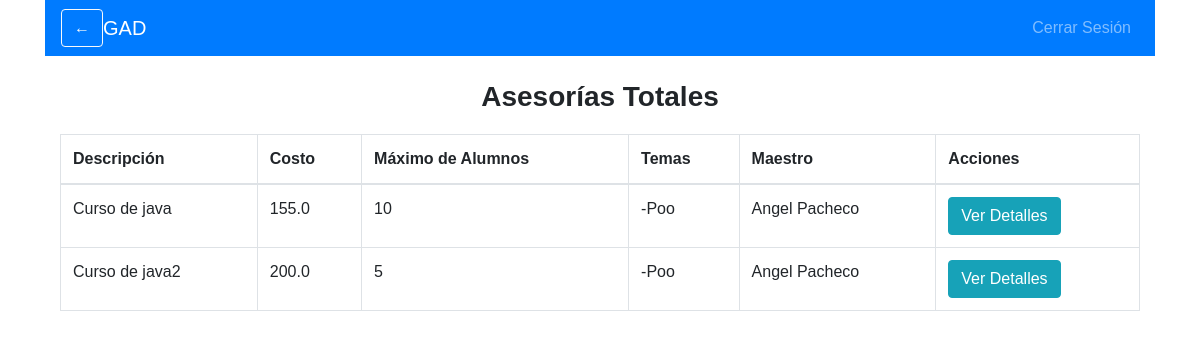
Screenshot of /ver_asesorias_totales (signed in) with the database file from the repository.
### app.py (models this page shows)
class Asesoria(db.Model):
    id = db.Column(db.Integer, primary_key=True)
    descripcion = db.Column(db.String(200), nullable=False)
    costo = db.Column(db.Float, nullable=False)
    max_alumnos = db.Column(db.Integer, nullable=False)
    temas = db.Column(db.String(200), nullable=False)
    maestro_id = db.Column(db.Integer, db.ForeignKey('user.id'), nullable=False)
    alumnos = db.relationship('User', secondary=asesoria_alumno, back_populates='asesorias')
    total_pagado = db.Column(db.Float, default=0.0)
    meet_link = db.Column(db.String(200), nullable=True)  # Nueva columna

class User(UserMixin, db.Model):
    id = db.Column(db.Integer, primary_key=True)
    nombre = db.Column(db.String(100), nullable=False)
    email = db.Column(db.String(100), unique=True, nullable=False)
    password = db.Column(db.String(100), nullable=False)
    rol = db.Column(db.String(10), nullable=False)
    especializacion = db.Column(db.String(200), nullable=True)  # Nueva columna
    foto = db.Column(db.String(200), nullable=True)  # Nueva columna
    edad = db.Column(db.Integer, nullable=True)  # Nueva columna
    nivel = db.Column(db.String(50), nullable=True)  # Nueva columna
    asesorias = db.relationship('Asesoria', secondary=asesoria_alumno, back_populates='alumnos')

### app.py (the view)
@app.route('/ver_asesorias_totales')
@login_required
def ver_asesorias_totales():
    asesorias = db.session.query(Asesoria, User).join(User, Asesoria.maestro_id == User.id).all()
    return render_template('ver_asesorias_totales.html', asesorias=asesorias)

### app.py (called while the page is built)
@login_manager.user_loader
def load_user(user_id):
    return User.query.get(int(user_id))

### templates/ver_asesorias_totales.html (shortened to what this page needs)
{% extends 'base.html' %}
{% block content %}
<nav class="navbar navbar-expand-lg navbar-dark bg-primary">
    <button class="btn btn-outline-light" onclick="window.history.back();">←</button>
    <a class="navbar-brand" href="#">GAD</a>
    <div class="collapse navbar-collapse">
        <ul class="navbar-nav ml-auto">
            <li class="nav-item">
                <a class="nav-link" href="{{ url_for('logout') }}">Cerrar Sesión</a>
            </li>
        </ul>
    </div>
</nav>
<div class="container mt-4">
    <h2 class="text-center">Asesorías Totales</h2>
    <table class="table table-bordered mt-3">
        <thead>
            <tr>
                <th>Descripción</th>
                <th>Costo</th>
                <th>Máximo de Alumnos</th>
                <th>Temas</th>
                <th>Maestro</th>
                <th>Acciones</th>
            </tr>
        </thead>
        <tbody>
            {% for asesoria, maestro in asesorias %}
                <tr>
                    <td>{{ asesoria.descripcion }}</td>
                    <td>{{ asesoria.costo }}</td>
                    <td>{{ asesoria.max_alumnos }}</td>
                    <td>{{ asesoria.temas }}</td>
                    <td>{{ maestro.nombre }}</td>
                    <td>
                        <a href="{{ url_for('ver_asesoria', id=asesoria.id) }}" class="btn btn-info">Ver Detalles</a>
                    </td>
                </tr>
            {% endfor %}
        </tbody>
    </table>
</div>
{% endblock %}

### static/style.css (style rules this page uses)
body { margin: 0; padding: 0; height: 100vh; background: url('/static/Fondo1.jpeg') no-repeat center center fixed; background-size: cover; font-family: Arial, sans-serif; }
h2 { margin-bottom: 20px; font-size: 28px; font-weight: bold; }
button { background-color: white; color: #007BFF; border: none; padding: 12px; border-radius: 10px; cursor: pointer; font-weight: bold; }
.text-center { text-align: center; font-weight: bold; }

### rows the page displays
Asesoria: descripcion "Curso de java", costo "155.0", max_alumnos "10", temas "-Poo", nombre "Angel Pacheco"
Asesoria: descripcion "Curso de java2", costo "200.0", max_alumnos "5", temas "-Poo", nombre "Angel Pacheco"
